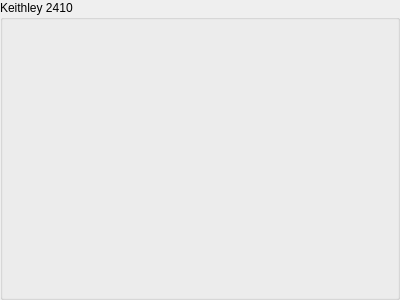
<?xml version="1.0" encoding="UTF-8"?>
<ui version="4.0">
 <class>Keithley_2410</class>
 <widget class="QGroupBox" name="Keithley_2410">
  <property name="geometry">
   <rect>
    <x>0</x>
    <y>0</y>
    <width>400</width>
    <height>300</height>
   </rect>
  </property>
  <property name="windowTitle">
   <string>GroupBox</string>
  </property>
  <property name="title">
   <string>Keithley 2410</string>
  </property>
 </widget>
 <resources/>
 <connections/>
</ui>
